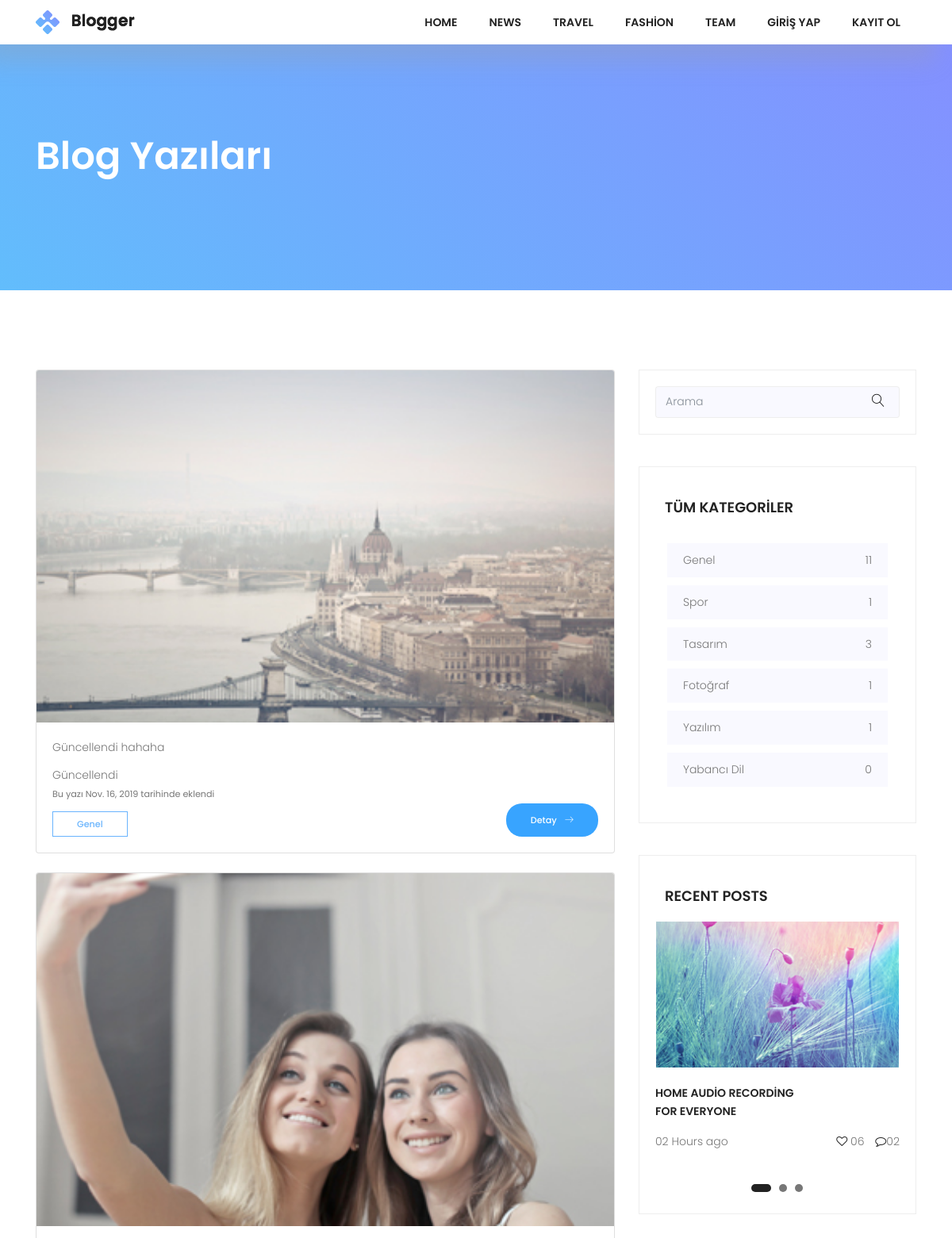
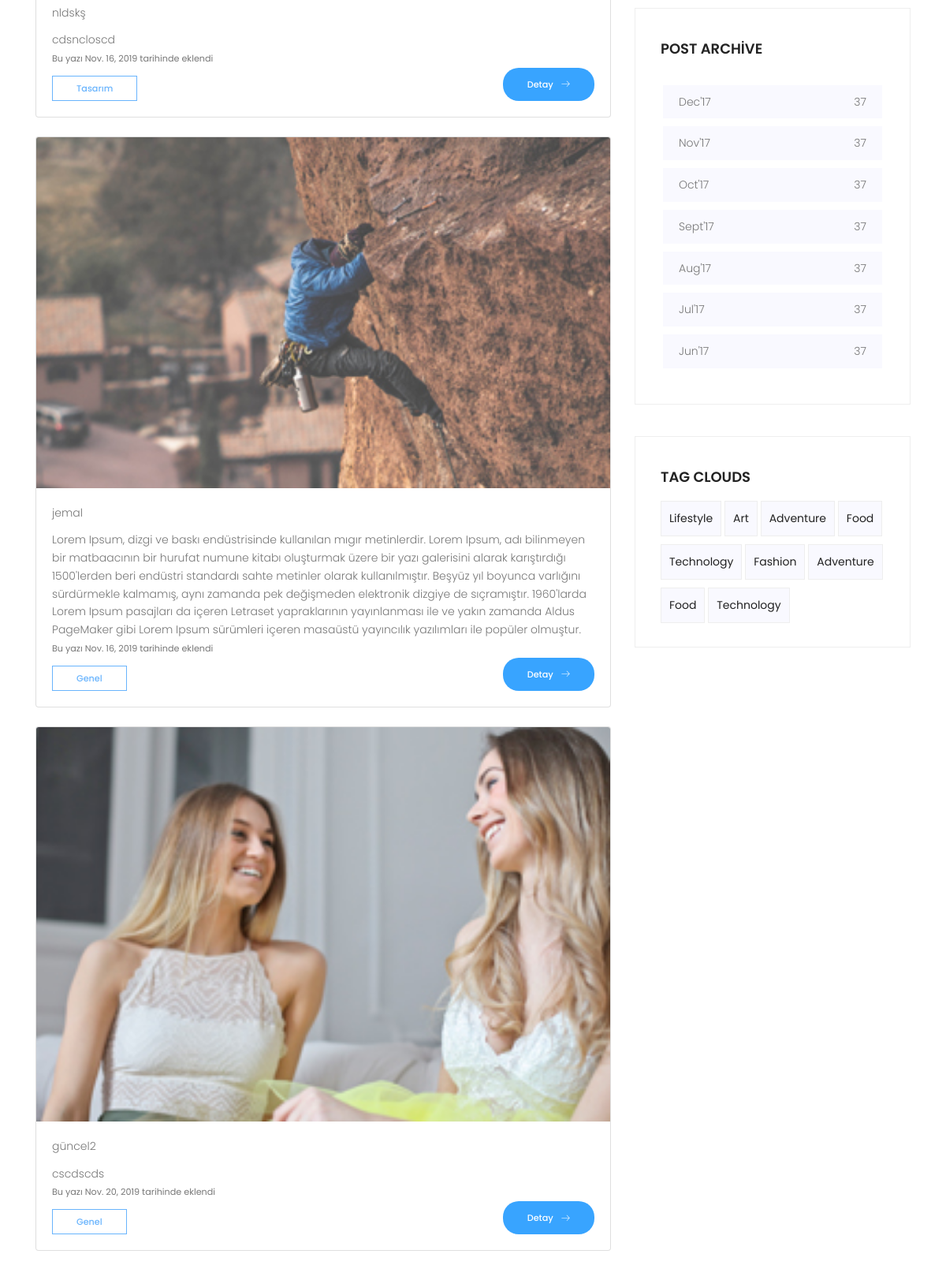
Screenshot of /blog/ (upper part) with the database file from the repository (2 pictures, top to bottom).
### posts/models.py (models this page shows, shortened)
class Post(models.Model):
  user = models.ForeignKey(settings.AUTH_USER_MODEL, on_delete=models.CASCADE, default=1, related_name="userposts")
  title = models.CharField(max_length=150)
  image = models.ImageField(upload_to='upload/', blank=True)
  content = models.TextField()
  slug = models.SlugField(unique=True, editable=False)
  created = models.DateField(auto_now_add=True)
  updated = models.DateField(auto_now=True)
  category = models.ForeignKey(Category, on_delete=models.CASCADE, related_name="posts")
  tag = models.ManyToManyField(Tag, related_name='posts')
  def get_absolute_url(self):
    return reverse("single",kwargs={"slug":self.slug})

class Category(models.Model):
  title = models.CharField(max_length=150)
  slug = models.SlugField(unique=True,editable=False)
  def postCount(self):
    return self.posts.all().count()

### posts/views.py (the view)
# urls.py: path('blog/', BlogView.as_view(), name="blog"),
class BlogView(ListView):
  template_name = "posts/blog.html"
  model = Post
  context_object_name = "BlogPost"
  paginate_by=5
  def get_context_data(self, **kwargs):
    context = super(BlogView, self).get_context_data(**kwargs)
    context['allCategories']=Category.objects.all()
    return context

### posts/templates/posts/blog.html (shortened to what this page needs)
{% extends "base.html" %}
{% load static %}
{% block content %}
        <section class="top-section-area section-gap">
            <div class="container">
                <div class="row justify-content-between align-items-center d-flex">
                    <div class="col-lg-8 top-left">
                        <h1 class="text-white mb-20">Blog Yazıları</h1>
                    </div>
                </div>
            </div>
        </section>
<div class="post-wrapper pt-100">
    <section class="post-area">
        <div class="container">
            <div class="row justify-content-center">
                <div class="col-lg-8">
                  {% for post in BlogPost %}
                  <div class="card mb-4">
                    <img src="{{ post.image.url }}" class="card-img-top"/>
                    <div class="card-body">
                      <div class="card-title">
                        {{ post.title }}
                      </div>
                      <div class="card-text">{{ post.content }}</div>
                      <div class="crad-text"><small>Bu yazı {{ post.created }} tarihinde eklendi</small></div>
                      <a href="{% url 'category-detail' post.category.slug %}" class="genric-btn primary-border medium mt-10">{{ post.category.title }}</a>
                      <a href="{{ post.get_absolute_url }}" class="float-right genric-btn info circle arrow">Detay<span class="lnr lnr-arrow-right"></span></a>
                    </div>
                  </div>
                  {% endfor %}
                </div>
                <div class="col-lg-4 sidebar-area ">
                    <div class="single_widget search_widget">
                        <div id="imaginary_container">
                            <form action="{% url 'search' %}" method="GET">
                            <div class="input-group stylish-input-group">
                                <input type="text" class="form-control" name="q" placeholder="Arama" >
                                <span class="input-group-addon">
                                    <button type="submit">
                                        <span class="lnr lnr-magnifier"></span>
                                    </button>
                                </span>
                            </div>
                            </form>
                        </div>
                    </div>
                    <div class="single_widget cat_widget">
                        <h4 class="text-uppercase pb-20">Tüm Kategoriler</h4>
                        <ul>
                            {% for category in allCategories %}
                            <li>
                                <a href="{% url 'category-detail' category.slug %}">{{ category.title }}<span>{{ category.postCount }}</span></a>
                            </li>
                            {% endfor %}
                        </ul>
                    </div>
                    <div class="single_widget recent_widget">
                        <h4 class="text-uppercase pb-20">Recent Posts</h4>
                        <div class="active-recent-carusel">
                            <div class="item">
                                <img src="{% static "img/asset/slider.jpg" %}" alt="">
                                <p class="mt-20 title text-uppercase">Home Audio Recording <br>
                                For Everyone</p>
                                <p>02 Hours ago <span> <i class="fa fa-heart-o" aria-hidden="true"></i>
                                06 <i class="fa fa-comment-o" aria-hidden="true"></i>02</span></p>
                            </div>
                        </div>
                    </div>
                    <div class="single_widget cat_widget">
                        <h4 class="text-uppercase pb-20">post archive</h4>
                        <ul>
                            <li>
                                <a href="#">Dec'17 <span>37</span></a>
                            </li>
                            <li>
                                <a href="#">Nov'17 <span>37</span></a>
                            </li>
                            <li>
                                <a href="#">Oct'17 <span>37</span></a>
                            </li>
                            <li>
                                <a href="#">Sept'17 <span>37</span></a>
                            </li>
                            <li>
                                <a href="#">Aug'17 <span>37</span></a>
                            </li>
                            <li>
                                <a href="#">Jul'17 <span>37</span></a>
                            </li>
                            <li>
                                <a href="#">Jun'17 <span>37</span></a>
                            </li>
                        </ul>
                    </div>
                    <div class="single_widget tag_widget">
                        <h4 class="text-uppercase pb-20">Tag Clouds</h4>
                        <ul>
                            <li><a href="#">Lifestyle</a></li>
                            <li><a href="#">Art</a></li>
                            <li><a href="#">Adventure</a></li>
                            <li><a href="#">Food</a></li>
                            <li><a href="#">Technology</a></li>
                            <li><a href="#">Fashion</a></li>
                            <li><a href="#">Adventure</a></li>
                            <li><a href="#">Food</a></li>
                            <li><a href="#">Technology</a></li>
                        </ul>
                    </div>
                </div>
            </div>
        </div>
    </section>
</div>
{% endblock %}

### static/css/main.css (style rules this page uses)
body { color:#777;font-family:"Poppins",sans-serif;font-size:14px;font-weight:300;line-height:1.625em;position:relative }
ol,ul { margin:0;padding:0;list-style:none }
a { -webkit-transition:all 0.3s ease 0s;-moz-transition:all 0.3s ease 0s;-o-transition:all 0.3s ease 0s;transition:all 0.3s ease 0s }
a,a:focus,a:hover { text-decoration:none;outline:0 }
h1,h2,h3,h4,h5,h6 { font-family:"Poppins",sans-serif;color:#222;line-height:1.2em !important;margin-bottom:0;margin-top:0;font-weight:600 }
h1,.h1 { font-size:36px }
h4,.h4 { font-size:18px }
.mt-10 { margin-top:10px }
.mt-20 { margin-top:20px }
.mb-20 { margin-bottom:20px }
.pt-100 { padding-top:100px }
.pb-20 { padding-bottom:20px }
.float-right { float:right }
.text-white { color:#fff }
b,i,sup,sub,u,del { color:#69B4FD }
h1 { font-size:36px }
h4 { font-size:18px }
h1,h2,h3,h4,h5,h6 { line-height:1.5em }
.genric-btn { display:inline-block;outline:none;line-height:40px;padding:0 30px;font-size:.8em;text-align:center;text-decoration:none;font-weight:500;cursor:pointer;-webkit-transition:all 0.3s ease 0s;-moz-transition:all 0.3s ease 0s;-o-transition:all 0.3s ease 0s;transition:all 0.3s ease 0s }
.genric-btn.medium { line-height:30px }
.genric-btn.circle { border-radius:20px }
.genric-btn.arrow { display:-webkit-inline-box;display:-ms-inline-flexbox;display:inline-flex;-webkit-box-align:center;-ms-flex-align:center;align-items:center }
.genric-btn.arrow span { margin-left:10px }
.genric-btn.primary-border { color:#69B4FD;border:1px solid #69B4FD;background:#fff }
.genric-btn.info { color:#fff;background:#38a4ff;border:1px solid transparent }
body { position:relative }
i { color:#222 }
.section-gap { padding:120px 0 }
.p1-gradient-bg,.primary-btn,.footer-social a:hover,.single-footer-widget .bb-btn,.generic-banner,.tags ul a:hover,.overlay,.about_widget button:hover,.tag_widget ul li a:hover,.top-section-area { background-image:-moz-linear-gradient(45deg, #62bdfc 0%, #8490ff 100%);background-image:-webkit-linear-gradient(45deg, #62bdfc 0%, #8490ff 100%);background-image:-ms-linear-gradient(45deg, #62bdfc 0%, #8490ff 100%) }
.search_widget .stylish-input-group .form-control,.top-section-area .stylish-input-group .form-control { border-right:0;box-shadow:0 0 0;border-color:#eee;background-color:#f9f9ff }
.search_widget .input-group-addon,.top-section-area .input-group-addon { background-color:#f9f9ff !important;border-color:#eee }
.search_widget .stylish-input-group button,.top-section-area .stylish-input-group button { border:0;background:transparent }
.search_widget input,.top-section-area input { font-size:14px }
.single_widget { border:1px solid #eee;padding:20px;margin-bottom:40px }
.cat_widget h4 { padding-top:20px;margin-left:12px }
.cat_widget ul { padding:15px }
.cat_widget ul li { background-color:#f9f9ff;padding:10px 20px;margin-bottom:10px;-webkit-transition:all 0.3s ease 0s;-moz-transition:all 0.3s ease 0s;-o-transition:all 0.3s ease 0s;transition:all 0.3s ease 0s }
.cat_widget ul li span { float:right }
.cat_widget ul li a { color:#777 }
.tag_widget h4 { padding-top:20px;margin-left:12px }
.tag_widget ul { margin-left:12px }
.tag_widget ul li { display:inline-block }
.tag_widget ul li a { color:#222;border:1px solid #eee;padding:10px;display:block;margin-bottom:10px;font-weight:400;background-color:#f9f9ff }
.recent_widget h4 { padding-top:20px;margin-left:12px }
.recent_widget .title { font-weight:600;color:#222 }
.recent_widget p i { margin-left:10px }
.recent_widget p span { float:right }
.sidebar-area { padding-bottom:80px }
.top-left h1 { font-size:48px }

### rows the page displays
Post: image (picture), title "Güncellendi hahaha", content "Güncellendi", created "Nov. 16, 2019", category "Genel"
Post: image (picture), title "nldskş", content "cdsncloscd", created "Nov. 16, 2019", category "Tasarım"
Post: image (picture), title "jemal", content "Lorem Ipsum, dizgi ve baskı endüstrisinde kullanılan mıgır metinlerdir. Lorem Ipsum, adı bilinmeyen bir matbaacının bir hurufat numune kitabı oluşturmak üzere bir yazı galerisini alarak karıştırdığı 1500'lerden beri endüstri standardı sahte metinler olarak kullanılmıştır. Beşyüz yıl boyunca varlığını sürdürmekle kalmamış, aynı zamanda pek değişmeden elektronik dizgiye de sıçramıştır. 1960'larda Lorem Ipsum pasajları da içeren Letraset yapraklarının yayınlanması ile ve yakın zamanda Aldus PageMaker gibi Lorem Ipsum sürümleri içeren masaüstü yayıncılık yazılımları ile popüler olmuştur.", created "Nov. 16, 2019", category "Genel"
Post: image (picture), title "güncel2", content "cscdscds", created "Nov. 20, 2019", category "Genel"
Category: title "Genel", postCount "11"
Category: title "Spor", postCount "1"
Category: title "Tasarım", postCount "3"
Category: title "Fotoğraf", postCount "1"
Category: title "Yazılım", postCount "1"
Category: title "Yabancı Dil", postCount "0"
